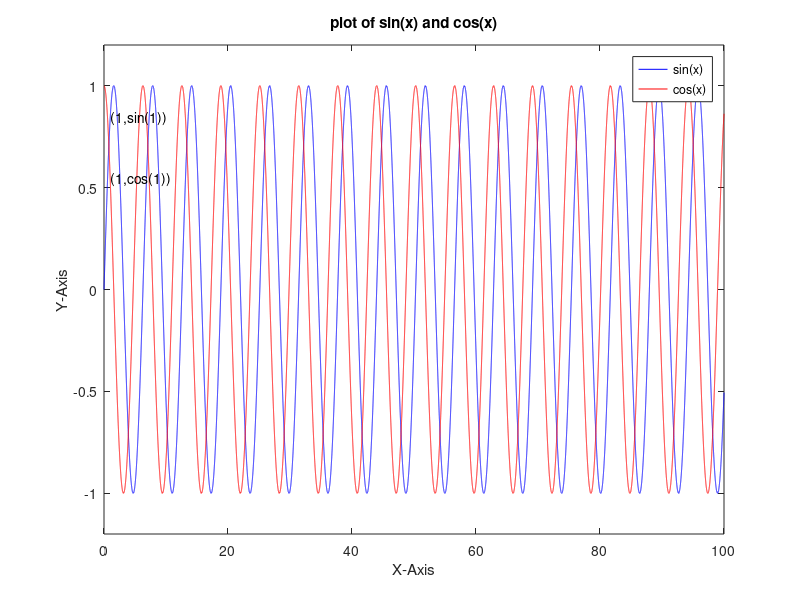

The MATLAB source for this figure: (Note: this script raises an error after producing the figure.)
%% The Basics
clear;
clc;
close all;

% create a 10 length vector with a min of 1 and max of 90
vec1 = linspace(1,90,10);

% test different '.' opperations
vec2 = [vec1;vec1];
vec3 = rand([2,10]).*vec2;

%% Input/Output
clear;
clc;
close all;

% disp checking
a = [1 2 3];
disp(a)

b = 'hello';
disp(b)

c = "hello world";
disp(c)

disp('a')
disp("b")

%% Loops
clc;
clear;
close all;

a = 1;
count = 0;
while a
    disp('c')
    a = randi([1,80],[1,7]);
    if a(randi([1,7])) == 60
        a = 0;
    else 
        a = 1;
    end
    count = count + 1;
end

%% Plotting
clc;
clear;
close all;

x = 0:0.001:100;
y1 = sin(x);
y2 = cos(x);

plot(x,y1,'b'); hold on;
plot(x,y2,'r')

% Limit commands
xlim([0,100])
ylim([-1.2,1.2])

% important specifiers
xlabel('X-Axis')
ylabel('Y-Axis')
title('plot of sin(x) and cos(x)')
legend('sin(x)','cos(x)')

% text command
text(1, sin(1), '(1,sin(1))')
text(1,cos(1),'(1,cos(1))'); hold off

%% Logical Operations
clc;
clear;
close all;

a = 1:6;
b = 1:2:12;

c = b(b > a);

%% Files
clc;
clear;
close all;

% load and save
load("alt_temps1.mat","altitudes")
a = [1 2 3];
b = [4 5 6];
save("alphabet.mat", "a", "b")

writematrix(altitudes, "altitudes.txt")

%% Random Values
clc;
clear;
close all;

% randi testing
a = randi([1,30],[80,1]);
a(a==1)

%% Angel Review
clc;
clear;
close all;
h = 0;
z = 0;
x = 0;
y = 0;

fprintf('x\ty\tz\tw\th\n')
for w = 5:7
    if h ~= 0
        x = h;
    end
    while h >= 2 && h <= 4
        y = x^2;
        h = h + h;
    end
    z = z*x + 1;
    h = h + 2;
    fprintf('%i\t%i\t%i\t%i\t%i\n',x,y,z,w,h)
end
plot(1:10,1:10)
function1

function function1
clc;
clear;
close all;
end
       

